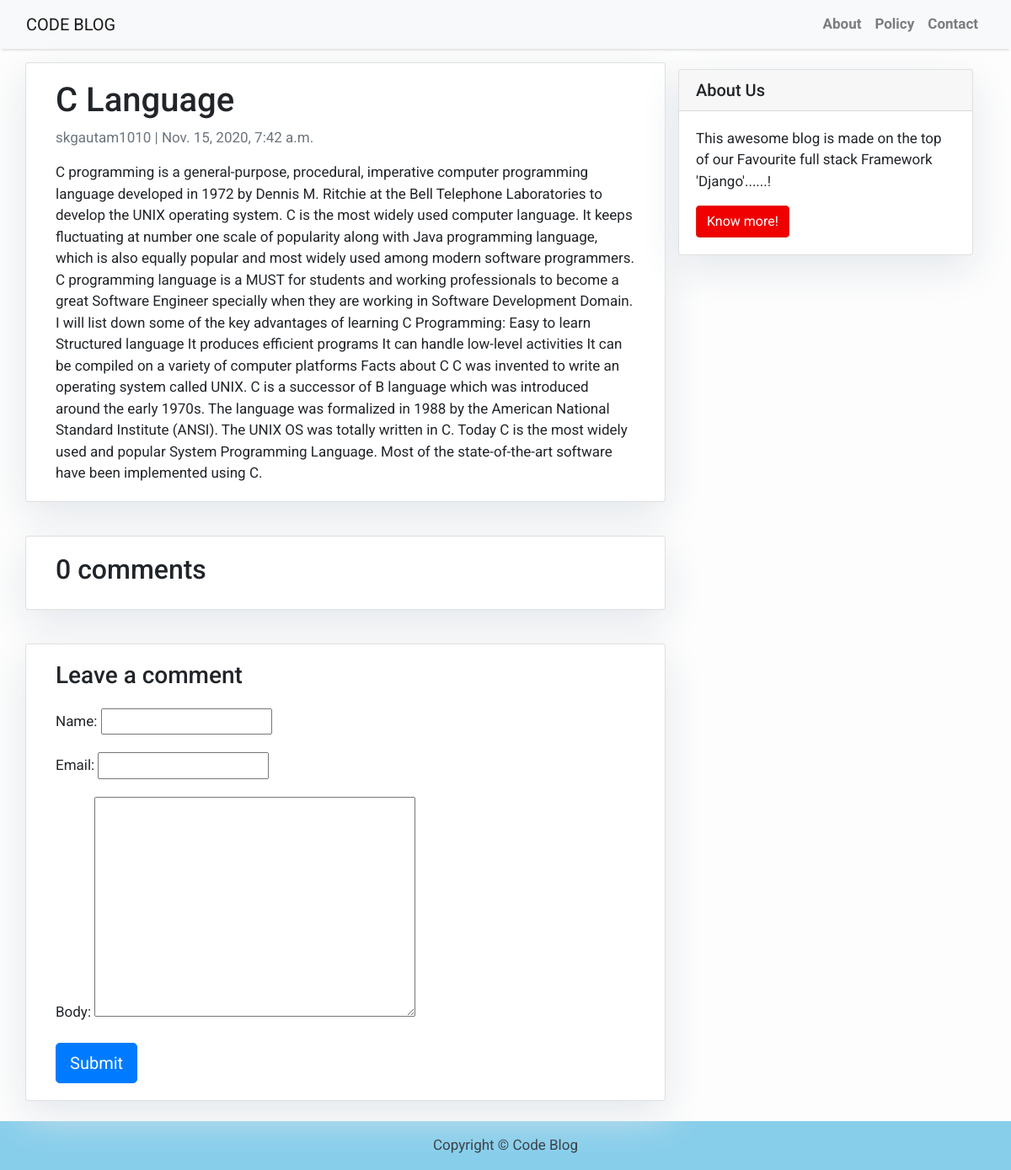
/c-language/, run on an earlier commit of the app's database.
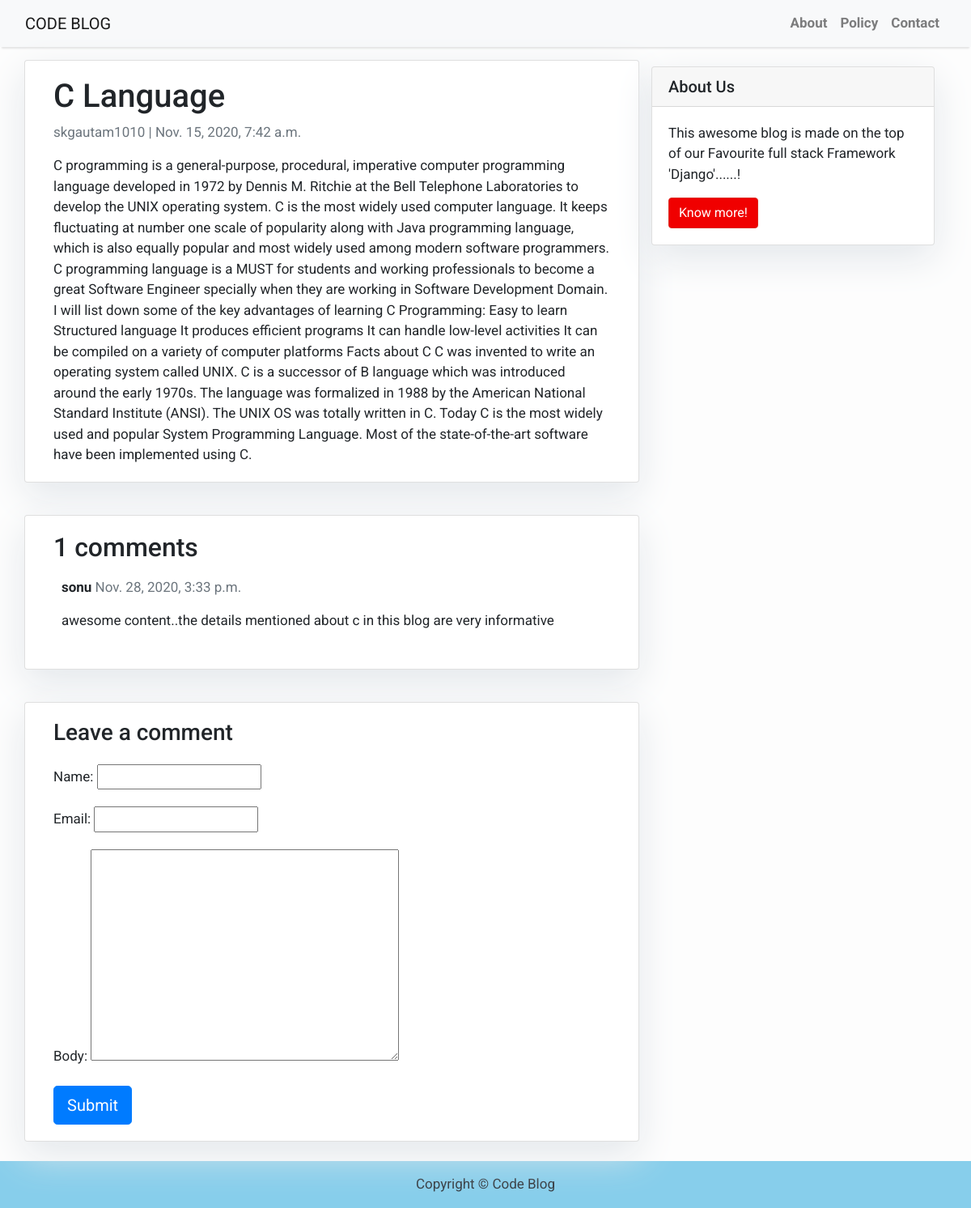
And on a later commit of the database.
### blog/models.py (models this page shows, shortened)
class Comment(models.Model):
    post=models.ForeignKey(Post,on_delete=models.CASCADE,related_name='comments')  #many to one relationship with post model
    name = models.CharField(max_length=80)
    email = models.EmailField()
    body = models.TextField()
    created_on = models.DateTimeField(auto_now_add=True)
    active = models.BooleanField(default=False)
    class Meta:
        ordering=['created_on']

### blog/views.py (the view)
# urls.py: path('<slug:slug>/', views.post_detail, name='post_detail')
def post_detail(request, slug):
    template_name = 'post_detail.html'
    post = get_object_or_404(Post, slug=slug)
    comments = post.comments.filter(active=True)
    new_comment = None
    if request.method == 'POST':
        comment_form = CommentForm(data=request.POST)
        if comment_form.is_valid():
            new_comment = comment_form.save(commit=False)
            new_comment.post = post
            new_comment.save()
    else:
        comment_form = CommentForm()
    return render(request, template_name, {'post': post,
                                           'comments': comments,
                                           'new_comment': new_comment,
                                           'comment_form': comment_form})

### blog/forms.py
class CommentForm(forms.ModelForm):
    class Meta:
        model=Comment
        fields=('name','email','body')

### templates/post_detail.html (shortened to what this page needs)
{% extends 'base.html' %} {% block content %}
{% load crispy_forms_tags %}
<div class="container">
  <div class="row">
    <div class="col-md-8 card mb-4  mt-3 left  top">
      <div class="card-body">
        <h1>{% block title %} {{ post.title }} {% endblock title %}</h1>
        <p class=" text-muted">{{ post.author }} | {{ post.created_on }}</p>
        <p class="card-text ">{{ post.content | safe }}</p>
      </div>
    </div>
    {% block sidebar %} {% include 'sidebar.html' %} {% endblock sidebar %}
    <div class="col-md-8 card mb-4  mt-3 ">
      <div class="card-body">
        <h2>{{ comments.count }} comments</h2>
        {% for comment in comments %}
        <div class="comments" style="padding: 10px;">
          <p class="font-weight-bold">
            {{ comment.name }}
            <span class=" text-muted font-weight-normal">
              {{ comment.created_on }}
            </span>
          </p>
          {{ comment.body | linebreaks }}
        </div>
        {% endfor %}
      </div>
    </div>
    <div class="col-md-8 card mb-4  mt-3 ">
      <div class="card-body">
        {% if new_comment %}
        <div class="alert alert-success" role="alert">
          Your comment is awaiting moderation
        </div>
        {% else %}
        <h3>Leave a comment</h3>
        <form method="post" style="margin-top: 1.3em;">
          {{ comment_form.as_p }}
          <button type="submit" class="btn btn-primary  btn-lg">Submit</button>
        </form>
        {% endif %}
      </div>
    </div>
  </div>
</div>
{% endblock content %}

What changed in the data, as far as the page shows it:
added Comment: name "sonu", created_on "Nov. 28, 2020, 3:33 p.m.", body "awesome content..the details mentioned about c in this blog are very informative"
Also different on the page:
{{ comments.count }}: "0" → "1"
